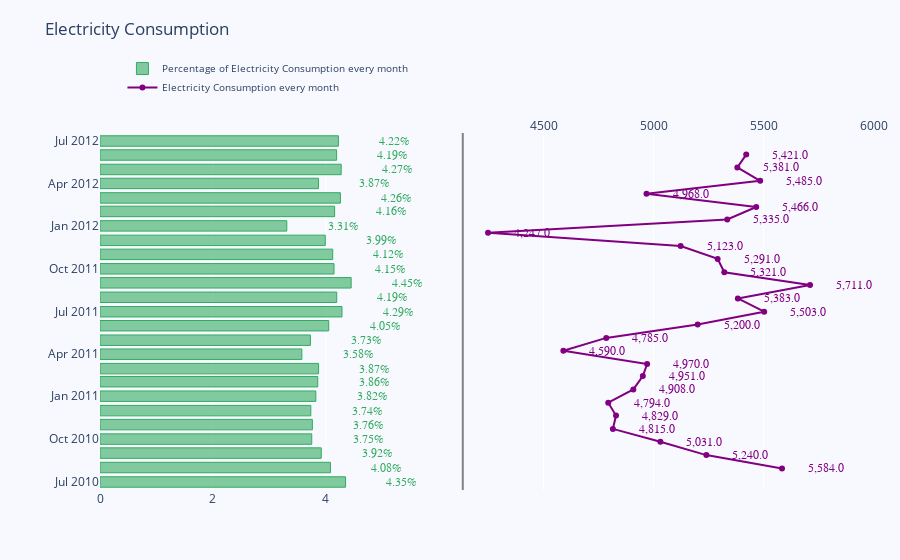

Notebook code cell kept with this figure:
### Code cell
import plotly.graph_objects as go
from plotly.subplots import make_subplots
fig = make_subplots(rows=1, cols=2, specs=[[{}, {}]], shared_xaxes=True,
                    shared_yaxes=False, vertical_spacing=0.001)
x_Per=groupby_elec["Per"]
x_Value=groupby_elec['Total']
y=groupby_elec['temp']
fig.append_trace(go.Bar(
    x=x_Per,
    y=y,
    marker=dict(
        color='rgba(50, 171, 96, 0.6)',
        line=dict(
            color='rgba(50, 171, 96, 1.0)',
            width=1),
    ),
    name='Percentage of Electricity Consumption every month',
    orientation='h',
), 1, 1)

fig.append_trace(go.Scatter(
    x=x_Value, 
    y=y,
    mode='lines+markers',
    line_color='rgb(128, 0, 128)',
    name='Electricity Consumption every month',
), 1, 2)

fig.update_layout(
    title='Electricity Consumption',
    yaxis=dict(
        showgrid=False,
        showline=False,
        showticklabels=True,
        domain=[0, 0.85],
    ),
    yaxis2=dict(
        showgrid=False,
        showline=True,
        showticklabels=False,
        linecolor='rgba(102, 102, 102, 0.8)',
        linewidth=2,
        domain=[0, 0.85],
    ),
    xaxis=dict(
        zeroline=False,
        showline=False,
        showticklabels=True,
        showgrid=True,
        domain=[0, 0.42],
    ),
    xaxis2=dict(
        zeroline=False,
        showline=False,
        showticklabels=True,
        showgrid=True,
        domain=[0.47, 1],
        side='top',
    ),
    legend=dict(x=0.029, y=1.038, font_size=10),
    margin=dict(l=100, r=20, t=70, b=70),
    paper_bgcolor='rgb(248, 248, 255)',
    plot_bgcolor='rgb(248, 248, 255)',
)

annotations = []
x_p =np.round(x_Per,2)
x_nw = np.rint(x_Value)

for ydn, yd, xd in zip(x_p, x_nw, y):
    # labeling the scatter savings
    annotations.append(dict(xref='x2', yref='y2',
                            y=xd, 
                            x=yd+200,
                            text='{:,}'.format(yd),
                            font=dict(family='Arial', size=12,
                                      color='rgb(128, 0, 128)'),
                            showarrow=False))
    # labeling the bar net worth
    annotations.append(dict(xref='x1', yref='y1',
                            y=xd, 
                            x=ydn+1,
                            text=str(ydn) + '%',
                            font=dict(family='Arial', size=12,
                                      color='rgb(50, 171, 96)'),
                            showarrow=False))

fig.update_layout(annotations=annotations)

fig.show()

### Figure 1 — Plotly figure (JSON) as saved in the notebook; plotly's stock layout.template omitted (floating-point values rounded to 4 significant figures)
{"data": [{"marker": {"color": "rgba(50, 171, 96, 0.6)", "line": {"color": "rgba(50, 171, 96, 1.0)", "width": 1}}, "name": "Percentage of Electricity Consumption every month", "orientation": "h", "type": "bar", "x": [4.351, 4.083, 3.92, 3.752, 3.763, 3.736, 3.824, 3.858, 3.873, 3.577, 3.728, 4.052, 4.288, 4.195, 4.45, 4.147, 4.123, 3.992, 3.31, 4.157, 4.26, 3.871, 4.274, 4.193, 4.224], "xaxis": "x", "y": ["2010-07", "2010-08", "2010-09", "2010-10", "2010-11", "2010-12", "2011-01", "2011-02", "2011-03", "2011-04", "2011-05", "2011-06", "2011-07", "2011-08", "2011-09", "2011-10", "2011-11", "2011-12", "2012-01", "2012-02", "2012-03", "2012-04", "2012-05", "2012-06", "2012-07"], "yaxis": "y"}, {"line": {"color": "rgb(128, 0, 128)"}, "mode": "lines+markers", "name": "Electricity Consumption every month", "type": "scatter", "x": [5584.0, 5240.0, 5031.0, 4815.0, 4829.0, 4794.0, 4908.0, 4951.0, 4970.0, 4590.0, 4785.0, 5200.0, 5503.0, 5383.0, 5711.0, 5321.0, 5291.0, 5123.0, 4247.0, 5335.0, 5466.0, 4968.0, 5485.0, 5381.0, 5421], "xaxis": "x2", "y": ["2010-07", "2010-08", "2010-09", "2010-10", "2010-11", "2010-12", "2011-01", "2011-02", "2011-03", "2011-04", "2011-05", "2011-06", "2011-07", "2011-08", "2011-09", "2011-10", "2011-11", "2011-12", "2012-01", "2012-02", "2012-03", "2012-04", "2012-05", "2012-06", "2012-07"], "yaxis": "y2"}], "layout": {"annotations": [{"font": {"color": "rgb(128, 0, 128)", "family": "Arial", "size": 12}, "showarrow": false, "text": "5,584.0", "x": 5784, "xref": "x2", "y": "2010-07", "yref": "y2"}, {"font": {"color": "rgb(50, 171, 96)", "family": "Arial", "size": 12}, "showarrow": false, "text": "4.35%", "x": 5.35, "xref": "x", "y": "2010-07", "yref": "y"}, {"font": {"color": "rgb(128, 0, 128)", "family": "Arial", "size": 12}, "showarrow": false, "text": "5,240.0", "x": 5440, "xref": "x2", "y": "2010-08", "yref": "y2"}, {"font": {"color": "rgb(50, 171, 96)", "family": "Arial", "size": 12}, "showarrow": false, "text": "4.08%", "x": 5.08, "xref": "x", "y": "2010-08", "yref": "y"}, {"font": {"color": "rgb(128, 0, 128)", "family": "Arial", "size": 12}, "showarrow": false, "text": "5,031.0", "x": 5231, "xref": "x2", "y": "2010-09", "yref": "y2"}, {"font": {"color": "rgb(50, 171, 96)", "family": "Arial", "size": 12}, "showarrow": false, "text": "3.92%", "x": 4.92, "xref": "x", "y": "2010-09", "yref": "y"}, {"font": {"color": "rgb(128, 0, 128)", "family": "Arial", "size": 12}, "showarrow": false, "text": "4,815.0", "x": 5015, "xref": "x2", "y": "2010-10", "yref": "y2"}, {"font": {"color": "rgb(50, 171, 96)", "family": "Arial", "size": 12}, "showarrow": false, "text": "3.75%", "x": 4.75, "xref": "x", "y": "2010-10", "yref": "y"}, {"font": {"color": "rgb(128, 0, 128)", "family": "Arial", "size": 12}, "showarrow": false, "text": "4,829.0", "x": 5029, "xref": "x2", "y": "2010-11", "yref": "y2"}, {"font": {"color": "rgb(50, 171, 96)", "family": "Arial", "size": 12}, "showarrow": false, "text": "3.76%", "x": 4.76, "xref": "x", "y": "2010-11", "yref": "y"}, {"font": {"color": "rgb(128, 0, 128)", "family": "Arial", "size": 12}, "showarrow": false, "text": "4,794.0", "x": 4994, "xref": "x2", "y": "2010-12", "yref": "y2"}, {"font": {"color": "rgb(50, 171, 96)", "family": "Arial", "size": 12}, "showarrow": false, "text": "3.74%", "x": 4.74, "xref": "x", "y": "2010-12", "yref": "y"}, {"font": {"color": "rgb(128, 0, 128)", "family": "Arial", "size": 12}, "showarrow": false, "text": "4,908.0", "x": 5108, "xref": "x2", "y": "2011-01", "yref": "y2"}, {"font": {"color": "rgb(50, 171, 96)", "family": "Arial", "size": 12}, "showarrow": false, "text": "3.82%", "x": 4.82, "xref": "x", "y": "2011-01", "yref": "y"}, {"font": {"color": "rgb(128, 0, 128)", "family": "Arial", "size": 12}, "showarrow": false, "text": "4,951.0", "x": 5151, "xref": "x2", "y": "2011-02", "yref": "y2"}, {"font": {"color": "rgb(50, 171, 96)", "family": "Arial", "size": 12}, "showarrow": false, "text": "3.86%", "x": 4.86, "xref": "x", "y": "2011-02", "yref": "y"}, {"font": {"color": "rgb(128, 0, 128)", "family": "Arial", "size": 12}, "showarrow": false, "text": "4,970.0", "x": 5170, "xref": "x2", "y": "2011-03", "yref": "y2"}, {"font": {"color": "rgb(50, 171, 96)", "family": "Arial", "size": 12}, "showarrow": false, "text": "3.87%", "x": 4.87, "xref": "x", "y": "2011-03", "yref": "y"}, {"font": {"color": "rgb(128, 0, 128)", "family": "Arial", "size": 12}, "showarrow": false, "text": "4,590.0", "x": 4790, "xref": "x2", "y": "2011-04", "yref": "y2"}, {"font": {"color": "rgb(50, 171, 96)", "family": "Arial", "size": 12}, "showarrow": false, "text": "3.58%", "x": 4.58, "xref": "x", "y": "2011-04", "yref": "y"}, {"font": {"color": "rgb(128, 0, 128)", "family": "Arial", "size": 12}, "showarrow": false, "text": "4,785.0", "x": 4985, "xref": "x2", "y": "2011-05", "yref": "y2"}, {"font": {"color": "rgb(50, 171, 96)", "family": "Arial", "size": 12}, "showarrow": false, "text": "3.73%", "x": 4.73, "xref": "x", "y": "2011-05", "yref": "y"}, {"font": {"color": "rgb(128, 0, 128)", "family": "Arial", "size": 12}, "showarrow": false, "text": "5,200.0", "x": 5400, "xref": "x2", "y": "2011-06", "yref": "y2"}, {"font": {"color": "rgb(50, 171, 96)", "family": "Arial", "size": 12}, "showarrow": false, "text": "4.05%", "x": 5.05, "xref": "x", "y": "2011-06", "yref": "y"}, {"font": {"color": "rgb(128, 0, 128)", "family": "Arial", "size": 12}, "showarrow": false, "text": "5,503.0", "x": 5703, "xref": "x2", "y": "2011-07", "yref": "y2"}, {"font": {"color": "rgb(50, 171, 96)", "family": "Arial", "size": 12}, "showarrow": false, "text": "4.29%", "x": 5.29, "xref": "x", "y": "2011-07", "yref": "y"}, {"font": {"color": "rgb(128, 0, 128)", "family": "Arial", "size": 12}, "showarrow": false, "text": "5,383.0", "x": 5583, "xref": "x2", "y": "2011-08", "yref": "y2"}, {"font": {"color": "rgb(50, 171, 96)", "family": "Arial", "size": 12}, "showarrow": false, "text": "4.19%", "x": 5.19, "xref": "x", "y": "2011-08", "yref": "y"}, {"font": {"color": "rgb(128, 0, 128)", "family": "Arial", "size": 12}, "showarrow": false, "text": "5,711.0", "x": 5911, "xref": "x2", "y": "2011-09", "yref": "y2"}, {"font": {"color": "rgb(50, 171, 96)", "family": "Arial", "size": 12}, "showarrow": false, "text": "4.45%", "x": 5.45, "xref": "x", "y": "2011-09", "yref": "y"}, {"font": {"color": "rgb(128, 0, 128)", "family": "Arial", "size": 12}, "showarrow": false, "text": "5,321.0", "x": 5521, "xref": "x2", "y": "2011-10", "yref": "y2"}, {"font": {"color": "rgb(50, 171, 96)", "family": "Arial", "size": 12}, "showarrow": false, "text": "4.15%", "x": 5.15, "xref": "x", "y": "2011-10", "yref": "y"}, {"font": {"color": "rgb(128, 0, 128)", "family": "Arial", "size": 12}, "showarrow": false, "text": "5,291.0", "x": 5491, "xref": "x2", "y": "2011-11", "yref": "y2"}, {"font": {"color": "rgb(50, 171, 96)", "family": "Arial", "size": 12}, "showarrow": false, "text": "4.12%", "x": 5.12, "xref": "x", "y": "2011-11", "yref": "y"}, {"font": {"color": "rgb(128, 0, 128)", "family": "Arial", "size": 12}, "showarrow": false, "text": "5,123.0", "x": 5323, "xref": "x2", "y": "2011-12", "yref": "y2"}, {"font": {"color": "rgb(50, 171, 96)", "family": "Arial", "size": 12}, "showarrow": false, "text": "3.99%", "x": 4.99, "xref": "x", "y": "2011-12", "yref": "y"}, {"font": {"color": "rgb(128, 0, 128)", "family": "Arial", "size": 12}, "showarrow": false, "text": "4,247.0", "x": 4447, "xref": "x2", "y": "2012-01", "yref": "y2"}, {"font": {"color": "rgb(50, 171, 96)", "family": "Arial", "size": 12}, "showarrow": false, "text": "3.31%", "x": 4.31, "xref": "x", "y": "2012-01", "yref": "y"}, {"font": {"color": "rgb(128, 0, 128)", "family": "Arial", "size": 12}, "showarrow": false, "text": "5,335.0", "x": 5535, "xref": "x2", "y": "2012-02", "yref": "y2"}, {"font": {"color": "rgb(50, 171, 96)", "family": "Arial", "size": 12}, "showarrow": false, "text": "4.16%", "x": 5.16, "xref": "x", "y": "2012-02", "yref": "y"}, {"font": {"color": "rgb(128, 0, 128)", "family": "Arial", "size": 12}, "showarrow": false, "text": "5,466.0", "x": 5666, "xref": "x2", "y": "2012-03", "yref": "y2"}, {"font": {"color": "rgb(50, 171, 96)", "family": "Arial", "size": 12}, "showarrow": false, "text": "4.26%", "x": 5.26, "xref": "x", "y": "2012-03", "yref": "y"}, {"font": {"color": "rgb(128, 0, 128)", "family": "Arial", "size": 12}, "showarrow": false, "text": "4,968.0", "x": 5168, "xref": "x2", "y": "2012-04", "yref": "y2"}, {"font": {"color": "rgb(50, 171, 96)", "family": "Arial", "size": 12}, "showarrow": false, "text": "3.87%", "x": 4.87, "xref": "x", "y": "2012-04", "yref": "y"}, {"font": {"color": "rgb(128, 0, 128)", "family": "Arial", "size": 12}, "showarrow": false, "text": "5,485.0", "x": 5685, "xref": "x2", "y": "2012-05", "yref": "y2"}, {"font": {"color": "rgb(50, 171, 96)", "family": "Arial", "size": 12}, "showarrow": false, "text": "4.27%", "x": 5.27, "xref": "x", "y": "2012-05", "yref": "y"}, {"font": {"color": "rgb(128, 0, 128)", "family": "Arial", "size": 12}, "showarrow": false, "text": "5,381.0", "x": 5581, "xref": "x2", "y": "2012-06", "yref": "y2"}, {"font": {"color": "rgb(50, 171, 96)", "family": "Arial", "size": 12}, "showarrow": false, "text": "4.19%", "x": 5.19, "xref": "x", "y": "2012-06", "yref": "y"}, {"font": {"color": "rgb(128, 0, 128)", "family": "Arial", "size": 12}, "showarrow": false, "text": "5,421.0", "x": 5621, "xref": "x2", "y": "2012-07", "yref": "y2"}, {"font": {"color": "rgb(50, 171, 96)", "family": "Arial", "size": 12}, "showarrow": false, "text": "4.22%", "x": 5.22, "xref": "x", "y": "2012-07", "yref": "y"}], "legend": {"font": {"size": 10}, "x": 0.029, "y": 1.038}, "margin": {"b": 70, "l": 100, "r": 20, "t": 70}, "paper_bgcolor": "rgb(248, 248, 255)", "plot_bgcolor": "rgb(248, 248, 255)", "title": {"text": "Electricity Consumption"}, "xaxis": {"anchor": "y", "domain": [0, 0.42], "showgrid": true, "showline": false, "showticklabels": true, "zeroline": false}, "xaxis2": {"anchor": "y2", "domain": [0.47, 1], "showgrid": true, "showline": false, "showticklabels": true, "side": "top", "zeroline": false}, "yaxis": {"anchor": "x", "domain": [0, 0.85], "showgrid": false, "showline": false, "showticklabels": true}, "yaxis2": {"anchor": "x2", "domain": [0, 0.85], "linecolor": "rgba(102, 102, 102, 0.8)", "linewidth": 2, "showgrid": false, "showline": true, "showticklabels": false}}}
